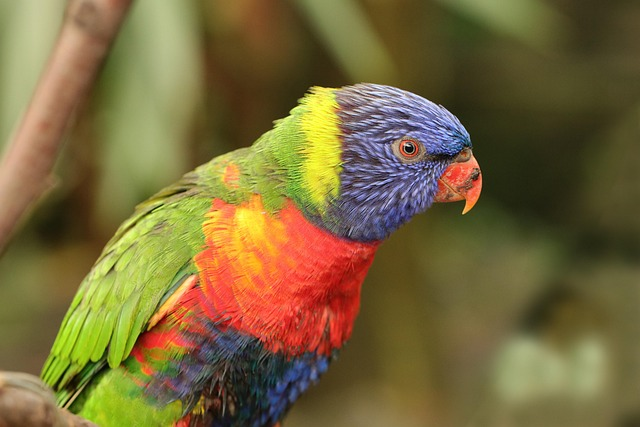
#> input picture images/bird.jpg, 640 x 427 px, found by its file name
$ python channel_wise_show.py
#> lines starting #> are read from the running program, lines starting #| are printed output that depends on the picture
import cv2
import numpy as np
import matplotlib.pyplot as plt

# Load the image and convert to RGB
img = cv2.imread('images/bird.jpg')
#> img is the input picture: shape (427, 640, 3); mean B, G, R 59.5, 104.7, 120.7
img_rgb = cv2.cvtColor(img, cv2.COLOR_BGR2RGB)

# # Extract channels
R = img_rgb[:, :, 0]
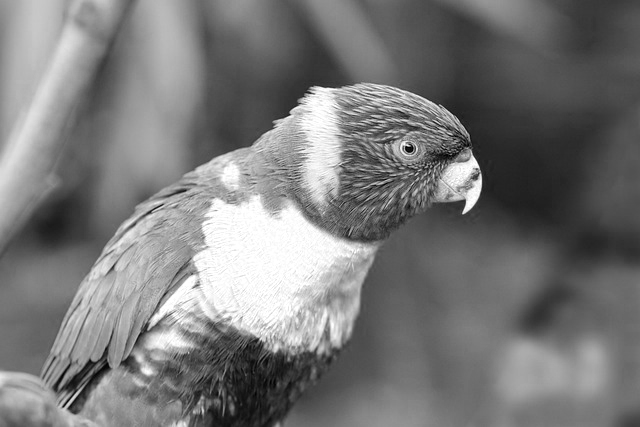
#> R: shape (427, 640); min 0, max 255, mean 120.7
G = img_rgb[:, :, 1]
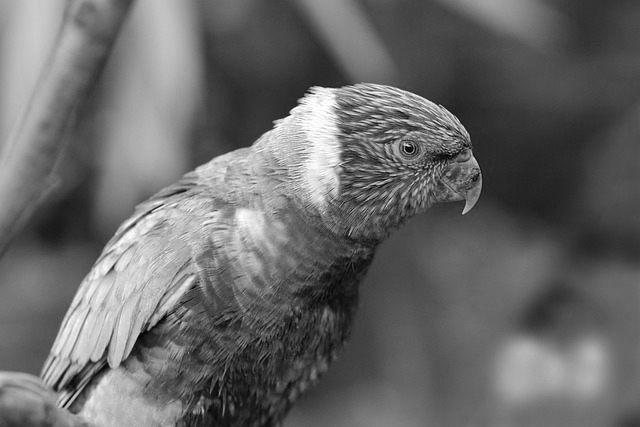
#> G: shape (427, 640); min 0, max 255, mean 104.7
B = img_rgb[:, :, 2]
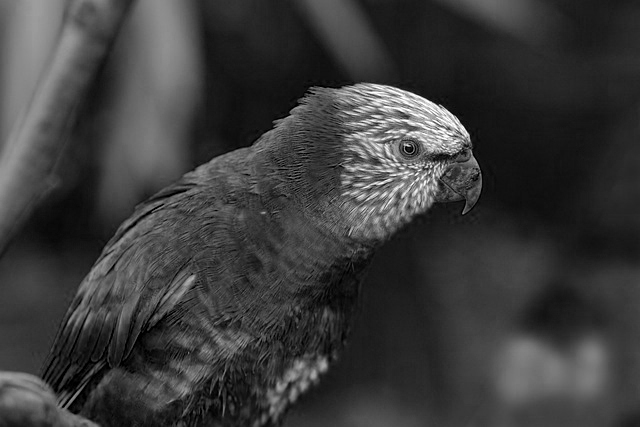
#> B: shape (427, 640); min 0, max 255, mean 59.5

print(R)
#> (printed output is left out)
# #  color
plt.subplot(3,2,1)
plt.imshow(img_rgb)
plt.title('Original Image')
plt.axis('off')

plt.subplot(3, 2, 2)
plt.imshow(R, cmap='Reds')
plt.title('Red Channel')
plt.axis('off')

plt.subplot(3, 2, 3)
plt.imshow(G, cmap='Greens')
plt.title('Green Channel')
plt.axis('off')

plt.subplot(3, 2, 4)
plt.imshow(B, cmap='Blues')
plt.title('Blue Channel')
plt.axis('off')

img_sum = cv2.merge((R, G, B))

plt.subplot(3, 2, 5)
plt.imshow(img_sum)
plt.title('Combined Channels')
plt.axis('off')

plt.tight_layout()
plt.show()
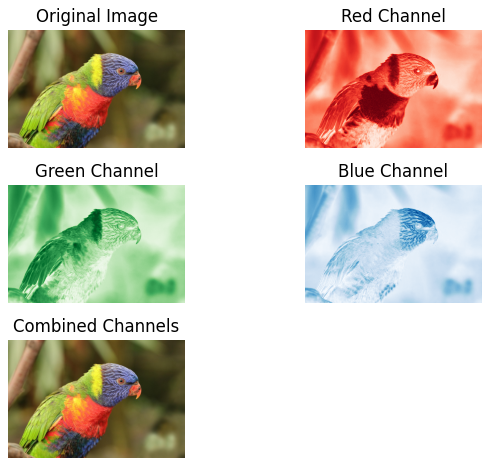
#> figure drawn by matplotlib, 5 panels

if(img_rgb==img_sum).all():
    print("The sum of the channels equals the original image.")
else:
    print("The sum of the channels does not equal the original image.")

$ run again, with images/color.jpg copied over images/bird.jpg
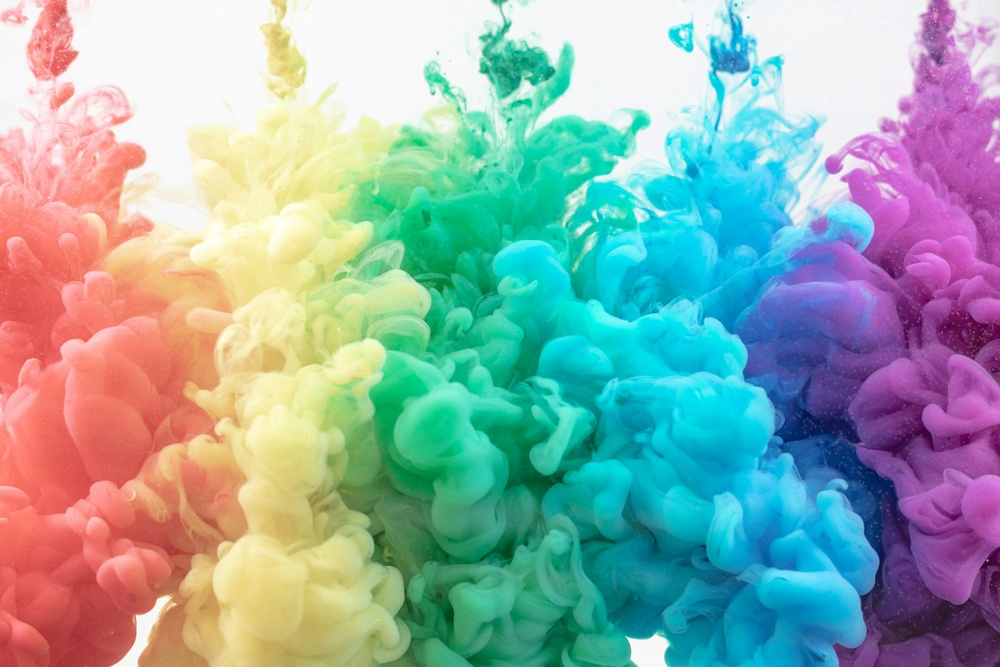
#> input picture images/color.jpg, 1000 x 667 px, shrunk from 5714 x 3809 before the run, found by its file name
#> img is the input picture: shape (667, 1000, 3); mean B, G, R 168.5, 171.9, 145.2
#> `G = img_rgb[:, :, 1]`:
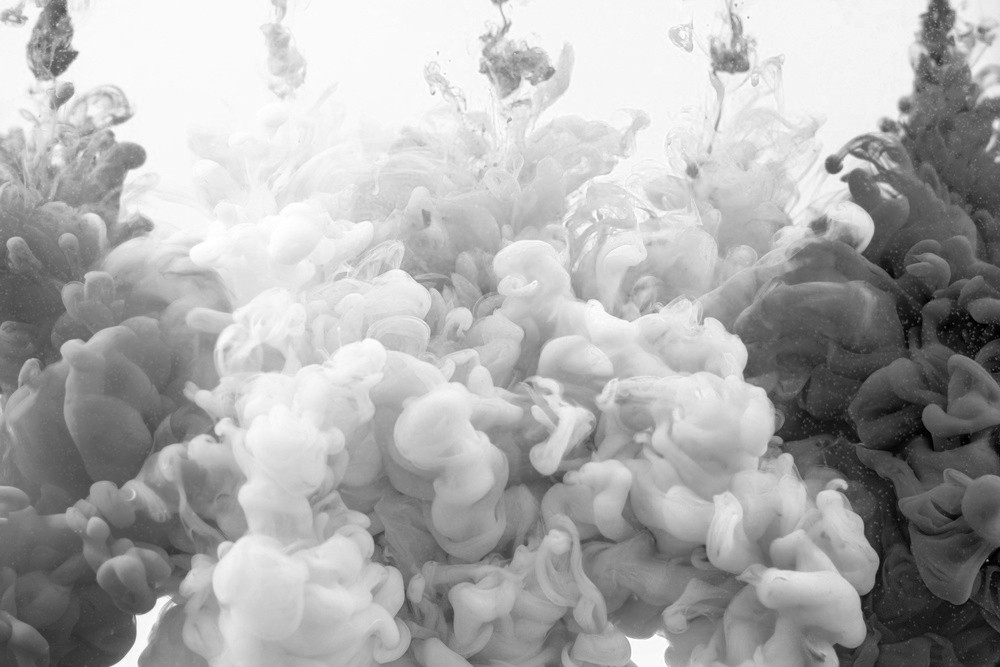
#> G: shape (667, 1000); min 0, max 255, mean 171.9
#> `B = img_rgb[:, :, 2]`:
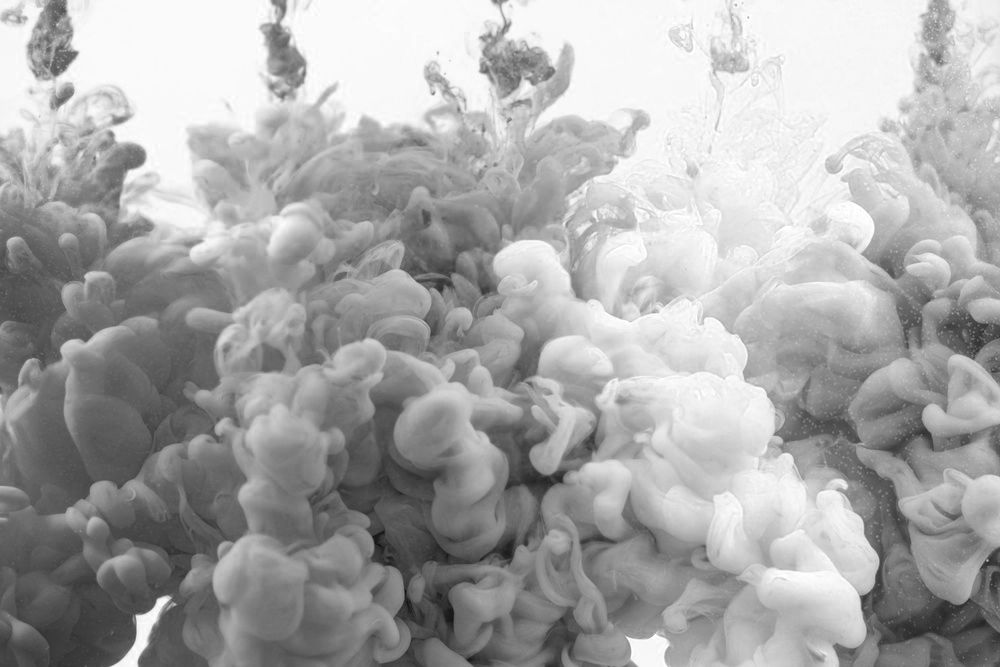
#> B: shape (667, 1000); min 12, max 255, mean 168.5
#> (printed output is left out)

$ run again, with images/flower.jpg copied over images/bird.jpg
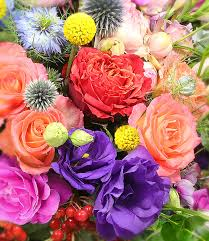
#> input picture images/flower.jpg, 209 x 241 px, found by its file name
#> img is the input picture: shape (241, 209, 3); mean B, G, R 114.9, 115.5, 176.7
#> `G = img_rgb[:, :, 1]`:
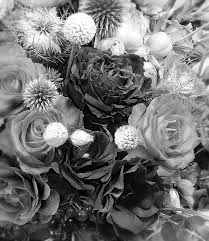
#> G: shape (241, 209); min 0, max 255, mean 115.5
#> `B = img_rgb[:, :, 2]`:
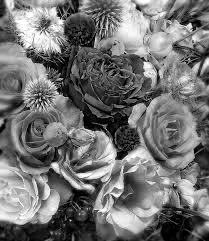
#> B: shape (241, 209); min 0, max 255, mean 114.9
#> (printed output is left out)
